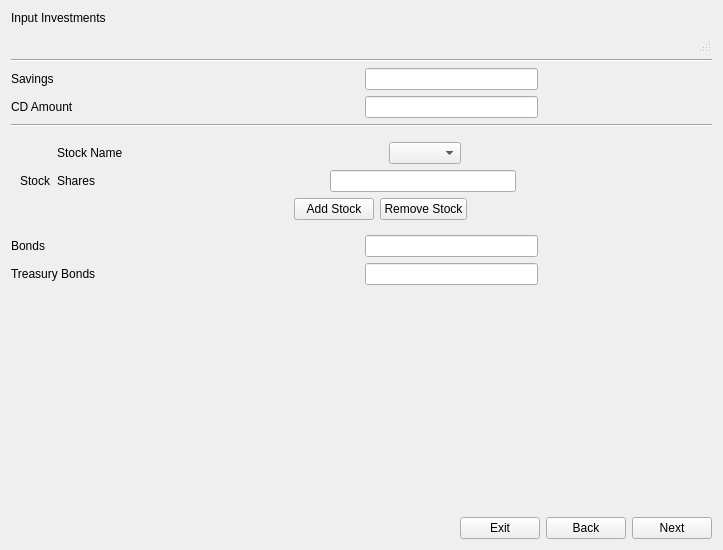
<?xml version="1.0" encoding="UTF-8"?>
<ui version="4.0">
 <class>predictionInputInvest</class>
 <widget class="QWidget" name="predictionInputInvest">
  <property name="geometry">
   <rect>
    <x>0</x>
    <y>0</y>
    <width>723</width>
    <height>550</height>
   </rect>
  </property>
  <property name="sizePolicy">
   <sizepolicy hsizetype="MinimumExpanding" vsizetype="Preferred">
    <horstretch>0</horstretch>
    <verstretch>0</verstretch>
   </sizepolicy>
  </property>
  <property name="minimumSize">
   <size>
    <width>84</width>
    <height>0</height>
   </size>
  </property>
  <property name="windowTitle">
   <string>Investment Prediction Input</string>
  </property>
  <layout class="QVBoxLayout" name="verticalLayout_4">
   <item>
    <widget class="QLabel" name="label_2">
     <property name="text">
      <string>Input Investments</string>
     </property>
    </widget>
   </item>
   <item>
    <widget class="QStatusBar" name="statusbar"/>
   </item>
   <item>
    <layout class="QVBoxLayout" name="verticalLayout">
     <item>
      <widget class="Line" name="line_2">
       <property name="orientation">
        <enum>Qt::Horizontal</enum>
       </property>
      </widget>
     </item>
     <item>
      <layout class="QHBoxLayout" name="horizontalLayout_5">
       <item>
        <widget class="QLabel" name="label_5">
         <property name="sizePolicy">
          <sizepolicy hsizetype="MinimumExpanding" vsizetype="Preferred">
           <horstretch>0</horstretch>
           <verstretch>0</verstretch>
          </sizepolicy>
         </property>
         <property name="minimumSize">
          <size>
           <width>84</width>
           <height>0</height>
          </size>
         </property>
         <property name="text">
          <string>Savings</string>
         </property>
        </widget>
       </item>
       <item>
        <spacer name="horizontalSpacer_7">
         <property name="orientation">
          <enum>Qt::Horizontal</enum>
         </property>
         <property name="sizeHint" stdset="0">
          <size>
           <width>40</width>
           <height>20</height>
          </size>
         </property>
        </spacer>
       </item>
       <item>
        <widget class="QLineEdit" name="Saving">
         <property name="sizePolicy">
          <sizepolicy hsizetype="MinimumExpanding" vsizetype="Fixed">
           <horstretch>0</horstretch>
           <verstretch>0</verstretch>
          </sizepolicy>
         </property>
        </widget>
       </item>
       <item>
        <spacer name="horizontalSpacer_6">
         <property name="orientation">
          <enum>Qt::Horizontal</enum>
         </property>
         <property name="sizeHint" stdset="0">
          <size>
           <width>40</width>
           <height>20</height>
          </size>
         </property>
        </spacer>
       </item>
      </layout>
     </item>
     <item>
      <layout class="QHBoxLayout" name="horizontalLayout_6">
       <item>
        <widget class="QLabel" name="label_6">
         <property name="sizePolicy">
          <sizepolicy hsizetype="MinimumExpanding" vsizetype="Preferred">
           <horstretch>0</horstretch>
           <verstretch>0</verstretch>
          </sizepolicy>
         </property>
         <property name="minimumSize">
          <size>
           <width>84</width>
           <height>0</height>
          </size>
         </property>
         <property name="text">
          <string>CD Amount</string>
         </property>
        </widget>
       </item>
       <item>
        <spacer name="horizontalSpacer_8">
         <property name="orientation">
          <enum>Qt::Horizontal</enum>
         </property>
         <property name="sizeHint" stdset="0">
          <size>
           <width>40</width>
           <height>20</height>
          </size>
         </property>
        </spacer>
       </item>
       <item>
        <widget class="QLineEdit" name="CD"/>
       </item>
       <item>
        <spacer name="horizontalSpacer_9">
         <property name="orientation">
          <enum>Qt::Horizontal</enum>
         </property>
         <property name="sizeHint" stdset="0">
          <size>
           <width>40</width>
           <height>20</height>
          </size>
         </property>
        </spacer>
       </item>
      </layout>
     </item>
     <item>
      <widget class="Line" name="line">
       <property name="orientation">
        <enum>Qt::Horizontal</enum>
       </property>
      </widget>
     </item>
     <item>
      <layout class="QVBoxLayout" name="Stocks">
       <item>
        <widget class="QWidget" name="StockItem_2" native="true">
         <layout class="QHBoxLayout" name="StockItem">
          <item>
           <widget class="QLabel" name="label">
            <property name="text">
             <string>Stock</string>
            </property>
           </widget>
          </item>
          <item>
           <layout class="QVBoxLayout" name="verticalLayout_2">
            <item>
             <layout class="QHBoxLayout" name="horizontalLayout_3">
              <item>
               <widget class="QLabel" name="label_3">
                <property name="minimumSize">
                 <size>
                  <width>84</width>
                  <height>0</height>
                 </size>
                </property>
                <property name="text">
                 <string>Stock Name</string>
                </property>
               </widget>
              </item>
              <item>
               <spacer name="horizontalSpacer_10">
                <property name="orientation">
                 <enum>Qt::Horizontal</enum>
                </property>
                <property name="sizeType">
                 <enum>QSizePolicy::Expanding</enum>
                </property>
                <property name="sizeHint" stdset="0">
                 <size>
                  <width>40</width>
                  <height>20</height>
                 </size>
                </property>
               </spacer>
              </item>
              <item>
               <widget class="QComboBox" name="StockData0"/>
              </item>
              <item>
               <spacer name="horizontalSpacer_11">
                <property name="orientation">
                 <enum>Qt::Horizontal</enum>
                </property>
                <property name="sizeHint" stdset="0">
                 <size>
                  <width>40</width>
                  <height>20</height>
                 </size>
                </property>
               </spacer>
              </item>
             </layout>
            </item>
            <item>
             <layout class="QHBoxLayout" name="horizontalLayout_4">
              <item>
               <widget class="QLabel" name="label_4">
                <property name="sizePolicy">
                 <sizepolicy hsizetype="Maximum" vsizetype="Preferred">
                  <horstretch>0</horstretch>
                  <verstretch>0</verstretch>
                 </sizepolicy>
                </property>
                <property name="minimumSize">
                 <size>
                  <width>80</width>
                  <height>0</height>
                 </size>
                </property>
                <property name="text">
                 <string>Shares</string>
                </property>
               </widget>
              </item>
              <item>
               <spacer name="horizontalSpacer_4">
                <property name="orientation">
                 <enum>Qt::Horizontal</enum>
                </property>
                <property name="sizeType">
                 <enum>QSizePolicy::Expanding</enum>
                </property>
                <property name="sizeHint" stdset="0">
                 <size>
                  <width>40</width>
                  <height>20</height>
                 </size>
                </property>
               </spacer>
              </item>
              <item>
               <widget class="QLineEdit" name="StockData1">
                <property name="sizePolicy">
                 <sizepolicy hsizetype="MinimumExpanding" vsizetype="Fixed">
                  <horstretch>0</horstretch>
                  <verstretch>0</verstretch>
                 </sizepolicy>
                </property>
                <property name="maximumSize">
                 <size>
                  <width>500</width>
                  <height>16777215</height>
                 </size>
                </property>
               </widget>
              </item>
              <item>
               <spacer name="horizontalSpacer_5">
                <property name="orientation">
                 <enum>Qt::Horizontal</enum>
                </property>
                <property name="sizeHint" stdset="0">
                 <size>
                  <width>40</width>
                  <height>20</height>
                 </size>
                </property>
               </spacer>
              </item>
             </layout>
            </item>
            <item>
             <layout class="QHBoxLayout" name="Buttons">
              <item>
               <spacer name="horizontalSpacer_2">
                <property name="orientation">
                 <enum>Qt::Horizontal</enum>
                </property>
                <property name="sizeHint" stdset="0">
                 <size>
                  <width>40</width>
                  <height>20</height>
                 </size>
                </property>
               </spacer>
              </item>
              <item>
               <widget class="QPushButton" name="Add">
                <property name="text">
                 <string>Add Stock</string>
                </property>
               </widget>
              </item>
              <item>
               <widget class="QPushButton" name="Remove">
                <property name="text">
                 <string>Remove Stock</string>
                </property>
               </widget>
              </item>
              <item>
               <spacer name="horizontalSpacer">
                <property name="orientation">
                 <enum>Qt::Horizontal</enum>
                </property>
                <property name="sizeHint" stdset="0">
                 <size>
                  <width>40</width>
                  <height>20</height>
                 </size>
                </property>
               </spacer>
              </item>
             </layout>
            </item>
           </layout>
          </item>
         </layout>
        </widget>
       </item>
      </layout>
     </item>
     <item>
      <layout class="QHBoxLayout" name="horizontalLayout_9">
       <item>
        <widget class="QLabel" name="label_8">
         <property name="sizePolicy">
          <sizepolicy hsizetype="MinimumExpanding" vsizetype="Preferred">
           <horstretch>0</horstretch>
           <verstretch>0</verstretch>
          </sizepolicy>
         </property>
         <property name="minimumSize">
          <size>
           <width>84</width>
           <height>0</height>
          </size>
         </property>
         <property name="text">
          <string>Bonds</string>
         </property>
        </widget>
       </item>
       <item>
        <spacer name="horizontalSpacer_14">
         <property name="orientation">
          <enum>Qt::Horizontal</enum>
         </property>
         <property name="sizeHint" stdset="0">
          <size>
           <width>40</width>
           <height>20</height>
          </size>
         </property>
        </spacer>
       </item>
       <item>
        <widget class="QLineEdit" name="Bond"/>
       </item>
       <item>
        <spacer name="horizontalSpacer_15">
         <property name="orientation">
          <enum>Qt::Horizontal</enum>
         </property>
         <property name="sizeHint" stdset="0">
          <size>
           <width>40</width>
           <height>20</height>
          </size>
         </property>
        </spacer>
       </item>
      </layout>
     </item>
     <item>
      <layout class="QHBoxLayout" name="horizontalLayout_10">
       <item>
        <widget class="QLabel" name="label_9">
         <property name="sizePolicy">
          <sizepolicy hsizetype="MinimumExpanding" vsizetype="Preferred">
           <horstretch>0</horstretch>
           <verstretch>0</verstretch>
          </sizepolicy>
         </property>
         <property name="text">
          <string>Treasury Bonds</string>
         </property>
        </widget>
       </item>
       <item>
        <spacer name="horizontalSpacer_16">
         <property name="orientation">
          <enum>Qt::Horizontal</enum>
         </property>
         <property name="sizeHint" stdset="0">
          <size>
           <width>40</width>
           <height>20</height>
          </size>
         </property>
        </spacer>
       </item>
       <item>
        <widget class="QLineEdit" name="TBond"/>
       </item>
       <item>
        <spacer name="horizontalSpacer_17">
         <property name="orientation">
          <enum>Qt::Horizontal</enum>
         </property>
         <property name="sizeHint" stdset="0">
          <size>
           <width>40</width>
           <height>20</height>
          </size>
         </property>
        </spacer>
       </item>
      </layout>
     </item>
     <item>
      <spacer name="verticalSpacer">
       <property name="orientation">
        <enum>Qt::Vertical</enum>
       </property>
       <property name="sizeHint" stdset="0">
        <size>
         <width>20</width>
         <height>40</height>
        </size>
       </property>
      </spacer>
     </item>
     <item>
      <layout class="QHBoxLayout" name="horizontalLayout_7">
       <item>
        <spacer name="horizontalSpacer_3">
         <property name="orientation">
          <enum>Qt::Horizontal</enum>
         </property>
         <property name="sizeHint" stdset="0">
          <size>
           <width>40</width>
           <height>20</height>
          </size>
         </property>
        </spacer>
       </item>
       <item>
        <widget class="QPushButton" name="Exit">
         <property name="text">
          <string>Exit</string>
         </property>
        </widget>
       </item>
       <item>
        <widget class="QPushButton" name="Back">
         <property name="text">
          <string>Back</string>
         </property>
        </widget>
       </item>
       <item>
        <widget class="QPushButton" name="Next">
         <property name="text">
          <string>Next</string>
         </property>
        </widget>
       </item>
      </layout>
     </item>
    </layout>
   </item>
  </layout>
 </widget>
 <resources/>
 <connections/>
</ui>
